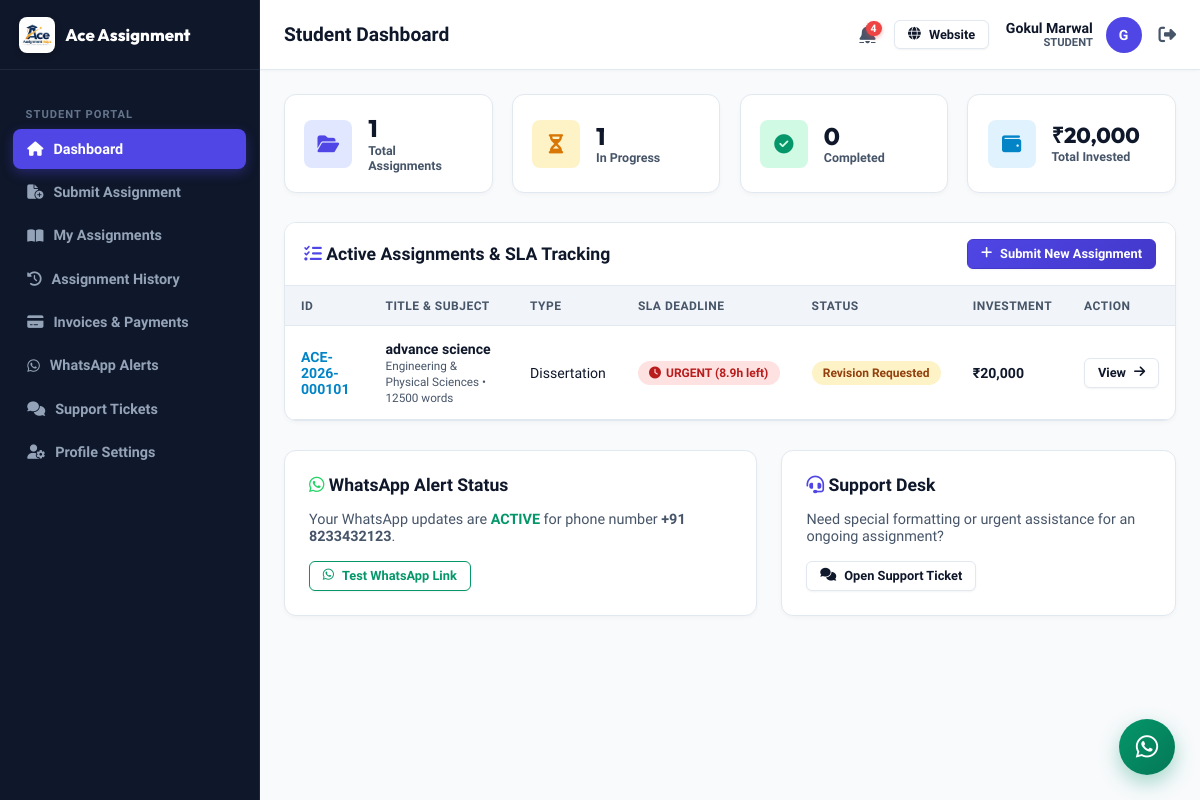
Page /student/index.php (signed in) on the committed database.
### tables this page shows
CREATE TABLE `students` (
  `id` int NOT NULL AUTO_INCREMENT,
  `student_id` varchar(50) NOT NULL,
  `name` varchar(255) NOT NULL,
  `email` varchar(255) NOT NULL,
  `phone` varchar(100) DEFAULT NULL,
  `password` varchar(255) NOT NULL,
  `country` varchar(100) DEFAULT NULL,
  `university` varchar(255) DEFAULT NULL,
  `course` varchar(255) DEFAULT NULL,
  `status` varchar(50) DEFAULT 'Active',
  `created_at` datetime DEFAULT CURRENT_TIMESTAMP,
  PRIMARY KEY (`id`),
  UNIQUE KEY `student_id` (`student_id`),
  UNIQUE KEY `email` (`email`)
);

CREATE TABLE `assignments` (
  `id` int NOT NULL AUTO_INCREMENT,
  `assignment_id` varchar(50) NOT NULL,
  `student_id` varchar(50) NOT NULL,
  `title` varchar(255) NOT NULL,
  `subject` varchar(100) NOT NULL,
  `assignment_type` varchar(100) DEFAULT NULL,
  `deadline` datetime DEFAULT NULL,
  `timezone` varchar(50) DEFAULT NULL,
  `word_count` int DEFAULT '250',
  `pages` int DEFAULT '1',
  `reference_style` varchar(50) DEFAULT NULL,
  `priority` varchar(50) DEFAULT 'Normal',
  `language` varchar(50) DEFAULT 'English (US)',
  `instructions` text,
  `currency` varchar(10) DEFAULT 'USD',
  `price` decimal(10,2) DEFAULT '0.00',
  `discount_code` varchar(50) DEFAULT NULL,
  `final_price` decimal(10,2) DEFAULT '0.00',
  `status` varchar(50) DEFAULT 'New',
  `allocator_id` varchar(50) DEFAULT NULL,
  `expert_id` varchar(50) DEFAULT NULL,
  `country` varchar(100) DEFAULT NULL,
  `university` varchar(255) DEFAULT NULL,
  `created_at` datetime DEFAULT CURRENT_TIMESTAMP,
  `updated_at` datetime DEFAULT CURRENT_TIMESTAMP ON UPDATE CURRENT_TIMESTAMP,
  `payment_status` varchar(50) DEFAULT 'Unpaid',
  `payment_plan` varchar(50) DEFAULT '100%',
  `paid_amount` decimal(10,2) DEFAULT '0.00',
  `remaining_balance` decimal(10,2) DEFAULT '0.00',
  `refund_reason` text,
  `revision_notes` text,
  PRIMARY KEY (`id`),
  UNIQUE KEY `assignment_id` (`assignment_id`)
);

### student/index.php (the view, shortened to what the rows shown need)
<?php
require_once __DIR__ . '/../includes/auth.php';
Auth::checkRole('Student');
require_once __DIR__ . '/../includes/helpers.php';
include __DIR__ . '/../includes/portal_header.php';
$studentAssignments = DataStore::filter('assignments', function($a) use ($user) {
    return isset($a['student_id']) && $a['student_id'] === $user['id'] && ($a['status'] ?? '') !== 'Deleted';
});
$pendingAssigned = count(array_filter($studentAssignments, function($a) {
    return in_array($a['status'], ['New', 'Pending Review', 'Waiting for Payment', 'Confirmed', 'Allocated', 'In Progress', 'Quality Check', 'Revision Requested']);
}));
$completedAssigned = count(array_filter($studentAssignments, function($a) {
    return in_array($a['status'], ['Completed', 'Delivered']);
}));
?>
<div class="metrics-grid">
  <div class="metric-card">
    <div class="metric-info">
      <div class="m-val"><?php echo $pendingAssigned; ?></div>
      <div class="m-lbl">In Progress</div>
    </div>
  </div>
  <div class="metric-card">
    <div class="metric-info">
      <div class="m-val"><?php echo $completedAssigned; ?></div>
      <div class="m-lbl">Completed</div>
    </div>
  </div>
</div>
<div class="table-card">
  <div class="table-responsive">
    <table class="data-table">
      <thead>
        <tr>
          <th>ID</th>
          <th>Title & Subject</th>
          <th>Type</th>
          <th>SLA Deadline</th>
          <th>Status</th>
          <th>Investment</th>
          <th>Action</th>
        </tr>
      </thead>
      <tbody>
        <?php if (empty($studentAssignments)): ?>
          <tr><td colspan="7" style="text-align:center; color:var(--text-muted);">No assignments submitted yet. Click Submit New Assignment to get started!</td></tr>
        <?php else: ?>
          <?php foreach ($studentAssignments as $asm):
            $sla = get_sla_status($asm['deadline']);
            $badgeClass = get_status_badge_class($asm['status']);
          ?>
            <tr>
              <td><strong style="color:var(--secondary);"><?php echo htmlspecialchars($asm['assignment_id']); ?></strong></td>
              <td>
                <div style="font-weight:700; color:var(--text-main);"><?php echo htmlspecialchars($asm['title']); ?></div>
                <small style="color:var(--text-muted);"><?php echo htmlspecialchars($asm['subject']); ?> &bull; <?php echo $asm['word_count']; ?> words</small>
              </td>
              <td><?php echo htmlspecialchars($asm['assignment_type']); ?></td>
              <td><span class="badge <?php echo $sla['badge_class']; ?>"><i class="fa-solid fa-clock"></i> <?php echo $sla['label']; ?></span></td>
              <td><span class="badge <?php echo $badgeClass; ?>"><?php echo htmlspecialchars($asm['status']); ?></span></td>
              <td><strong><?php echo format_currency_amount($asm['final_price'], $asm['currency'] ?? 'USD'); ?></strong></td>
              <td>
                <a href="/student/assignment-detail.php?id=<?php echo urlencode($asm['assignment_id']); ?>" class="btn btn-outline btn-sm">
                  View <i class="fa-solid fa-arrow-right"></i>
                </a>
              </td>
            </tr>
          <?php endforeach; ?>
        <?php endif; ?>
      </tbody>
    </table>
  </div>
</div>
<div class="grid-2" style="display:grid; grid-template-columns:1.2fr 1fr; gap:1.5rem;">
  <div class="table-card" style="padding:1.5rem;">
    <p style="color:var(--text-muted); font-size:0.9rem; margin-bottom:1rem;">
      Your WhatsApp updates are <strong style="color:var(--success);">ACTIVE</strong> for phone number <strong><?php echo htmlspecialchars($user['phone'] ?? '+1 555-234-5678'); ?></strong>.
    </p>
  </div>
</div>
</div>
</div>
</body>
</html>

### includes/portal_header.php (shortened to what the rows shown need)
<?php
require_once __DIR__ . '/auth.php';
require_once __DIR__ . '/helpers.php';
$currentUser = Auth::currentUser();
$userRole = $currentUser['role'];
?>
<!DOCTYPE html>
<html lang="en">
<head>
  <link rel="stylesheet" href="https://cdnjs.cloudflare.com/ajax/libs/font-awesome/6.4.0/css/all.min.css">
  <link rel="stylesheet" href="/assets/css/portal.css">
</head>
<body class="portal-body">
<div class="portal-wrapper">
  <div class="portal-main">
    <header class="portal-topbar">
      <div class="topbar-user">
        <?php $unreadNotifCount = function_exists('get_unread_notifications_count') ? get_unread_notifications_count($currentUser['id'], $userRole) : 0; ?>
        <a href="/<?php echo strtolower($userRole); ?>/notifications.php" style="position:relative; color:var(--text-muted); font-size:1.15rem; margin-right:6px; display:inline-flex; align-items:center;" title="Notifications (<?php echo $unreadNotifCount; ?> unread)">
          <i class="fa-solid fa-bell"></i>
          <?php if ($unreadNotifCount > 0): ?>
            <span style="position:absolute; top:-4px; right:-6px; background:#ef4444; color:#fff; font-size:0.65rem; font-weight:800; border-radius:10px; padding:1px 5px; min-width:14px; text-align:center; box-shadow:0 2px 4px rgba(239, 68, 68, 0.4);"><?php echo $unreadNotifCount; ?></span>
          <?php endif; ?>
        </a>
        <a href="/" target="_blank" class="btn btn-outline btn-sm" style="margin-right:4px; display:inline-flex;">
          <i class="fa-solid fa-globe"></i> <span class="user-meta-desktop">Website</span>
        </a>
        <div style="text-align:right;" class="user-meta-desktop">
          <div style="font-weight:700; color:var(--text-main); font-size:0.88rem;"><?php echo htmlspecialchars($currentUser['name']); ?></div>
          <small style="color:var(--text-muted); font-weight:600; font-size:0.7rem; text-transform:uppercase; display:block;"><?php echo htmlspecialchars($userRole); ?></small>
        </div>
        <div class="user-avatar" title="<?php echo htmlspecialchars($currentUser['name']); ?>">
          <?php echo strtoupper(substr($currentUser['name'], 0, 1)); ?>
        </div>
        <a href="/logout.php" title="Logout" style="color:var(--text-muted); font-size:1.1rem; margin-left:4px;">
          <i class="fa-solid fa-right-from-bracket"></i>
        </a>
      </div>
    </header>
    <div class="portal-content">

### rows in the picture
students: name "Gokul Marwal", name "G", phone "+91 8233432123"
assignments: status "1", status "0", assignment "ACE-2026-000101", title "advance science", subject "Engineering & Physical Sciences", word_count "12500", assignment_type "Dissertation", deadline "URGENT (8.9h left)", status "Revision Requested", final_price+currency "₹20,000"

### other values in the picture
$pageTitle "Student Dashboard"
$unreadNotifCount "4"
$userRole "STUDENT"
$totalAssigned "1"
$investedDisplay "₹20,000"
